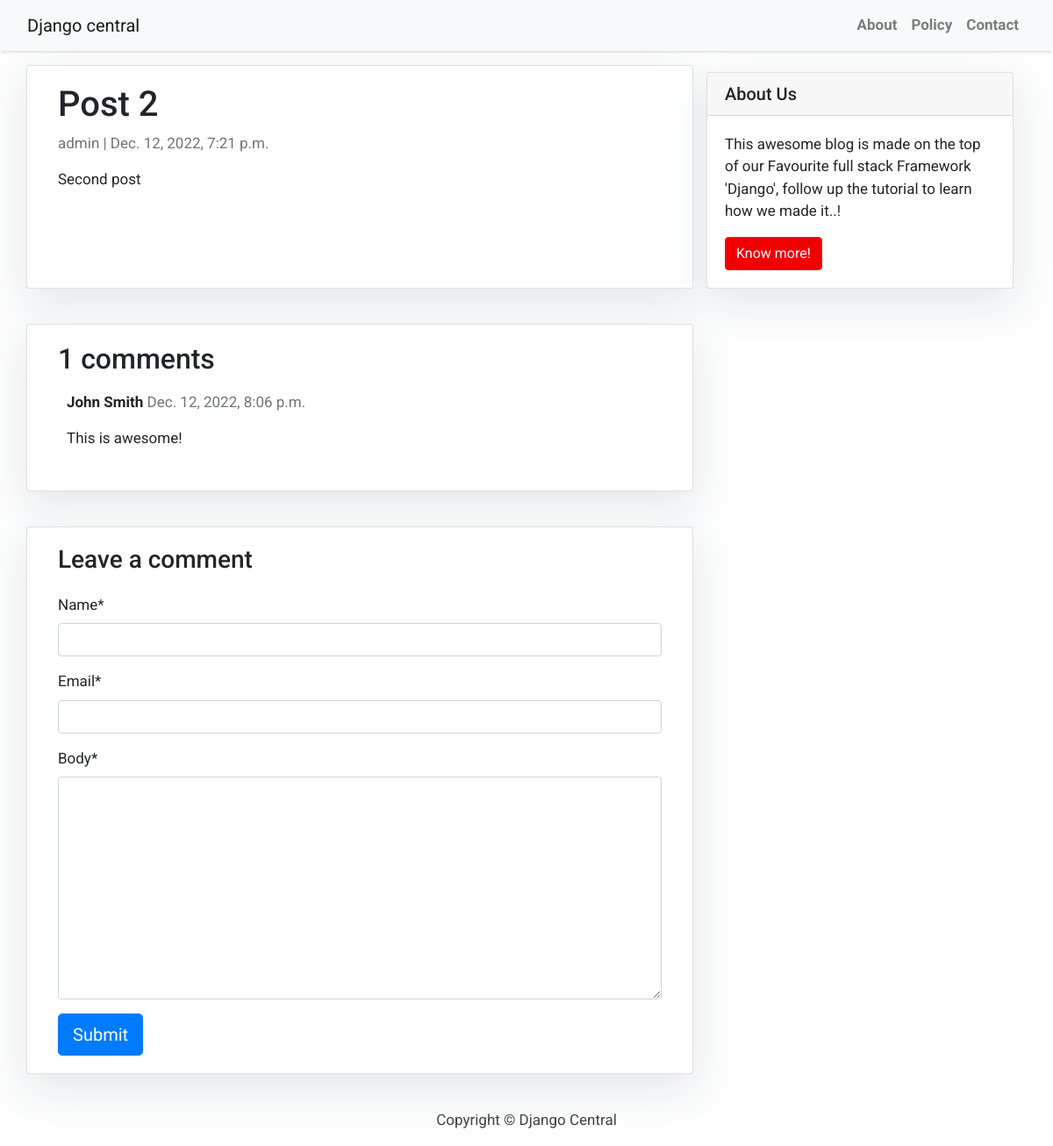
The page /post-2/ on the database its author committed.
### blog/models.py (models this page shows, shortened)
class Post(models.Model):
    title = models.CharField(max_length=200, unique=True)
    slug = models.SlugField(max_length=200, unique=True)
    author = models.ForeignKey(User, on_delete= models.CASCADE,related_name='blog_posts')
    updated_on = models.DateTimeField(auto_now= True)
    content = models.TextField()
    created_on = models.DateTimeField(auto_now_add=True)
    status = models.IntegerField(choices=STATUS, default=0)
    class Meta:
        ordering = ['-created_on']

class Comment(models.Model):
    post = models.ForeignKey(Post,on_delete=models.CASCADE,related_name='comments')
    name = models.CharField(max_length=80)
    email = models.EmailField()
    body = models.TextField()
    created_on = models.DateTimeField(auto_now_add=True)
    active = models.BooleanField(default=False)
    class Meta:
        ordering = ['created_on']

### blog/views.py (the view)
# urls.py: path('<slug:slug>/', views.post_detail, name='post_detail')
def post_detail(request, slug):
    template_name = 'post_detail.html'
    post = get_object_or_404(Post, slug=slug)
    comments = post.comments.filter(active=True)
    new_comment = None
    if request.method == 'POST':
        comment_form = CommentForm(data=request.POST)
        if comment_form.is_valid():
            new_comment = comment_form.save(commit=False)
            new_comment.post = post
            new_comment.save()
    else:
        comment_form = CommentForm()
    return render(request, template_name, {'post': post,
                                           'comments': comments,
                                           'new_comment': new_comment,
                                           'comment_form': comment_form})

### blog/forms.py
class CommentForm(forms.ModelForm):
    class Meta:
        model = Comment
        fields = ('name', 'email', 'body')

### templates/post_detail.html (shortened to what this page needs)
{% extends 'base.html' %} {% block content %} {% load crispy_forms_tags %}
<div class="container">
  <div class="row">
    <div class="col-md-8 card mb-4  mt-3 left  top">
      <div class="card-body">
        <h1>{% block title %} {{ post.title }} {% endblock title %}</h1>
        <p class=" text-muted">{{ post.author }} | {{ post.created_on }}</p>
        <p class="card-text ">{{ post.content | safe }}</p>
      </div>
    </div>
    {% block sidebar %} {% include 'sidebar.html' %} {% endblock sidebar %}
    <div class="col-md-8 card mb-4  mt-3 ">
      <div class="card-body">
        <h2>{{ comments.count }} comments</h2>
        {% for comment in comments %}
        <div class="comments" style="padding: 10px;">
          <p class="font-weight-bold">
            {{ comment.name }}
            <span class=" text-muted font-weight-normal">
              {{ comment.created_on }}
            </span>
          </p>
          {{ comment.body | linebreaks }}
        </div>
        {% endfor %}
      </div>
    </div>
    <div class="col-md-8 card mb-4  mt-3 ">
      <div class="card-body">
        {% if new_comment %}
        <div class="alert alert-success" role="alert">
          Your comment is awaiting moderation
        </div>
        {% else %}
        <h3>Leave a comment</h3>
        <form method="post" style="margin-top: 1.3em;">
          {{ comment_form | crispy }}
          <button type="submit" class="btn btn-primary  btn-lg">Submit</button>
        </form>
        {% endif %}
      </div>
    </div>
  </div>
</div>
{% endblock content %}

### templates/base.html (style rules this page uses)
body { font-family: "Roboto", sans-serif; font-size: 17px; background-color: #fdfdfd; }

### templates/sidebar.html (style rules this page uses)
.card { box-shadow: 0 16px 48px #E3E7EB; }

### rows shown on the page
Post: title "Post 2", author "admin", created_on "Dec. 12, 2022, 7:21 p.m.", content "Second post"
Comment: name "John Smith", created_on "Dec. 12, 2022, 8:06 p.m.", body "This is awesome!"

### other values the page prints
{{ comments.count }} "1"
